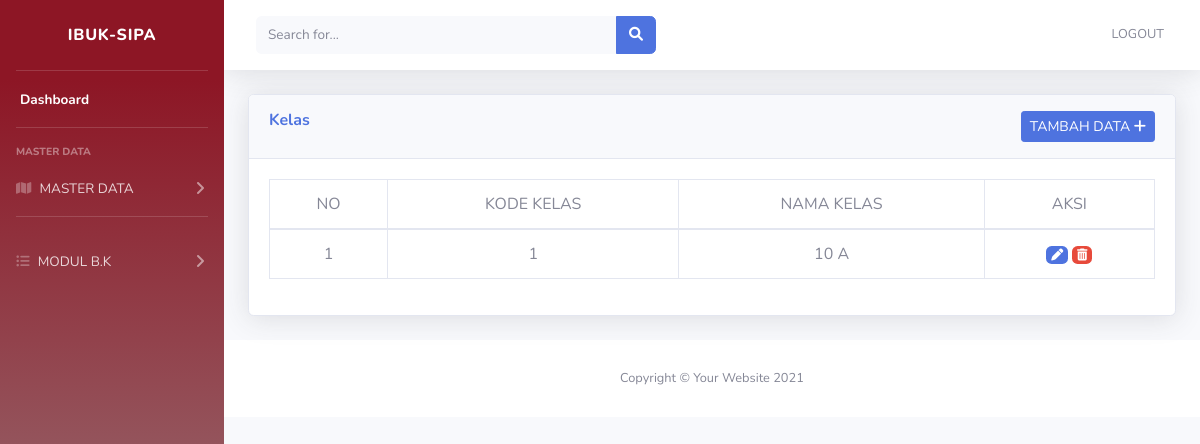
Page /index.php/kelas on the earlier database version.
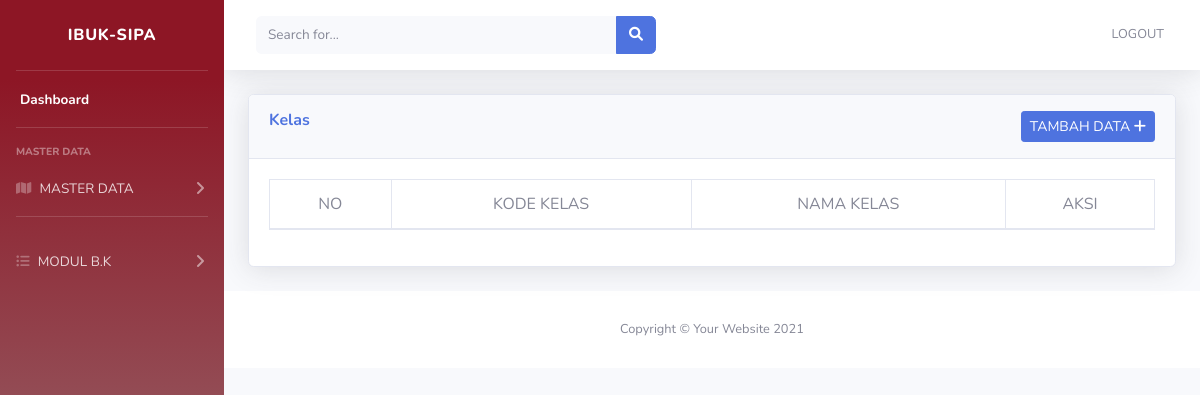
Same page on the later database version.
### tables this page shows
CREATE TABLE IF NOT EXISTS `tbl_kelas` (
  `id` int(11) NOT NULL AUTO_INCREMENT,
  `kode_kelas` int(50) NOT NULL,
  `nm_kelas` varchar(100) NOT NULL,
  PRIMARY KEY (`id`)
);

### application/controllers/kelas.php (called while the page is built, shortened)
<?php
class Kelas extends CI_Controller {
  public function index()
  {
    $data['tbl_kelas'] = $this->Modelkelas->SemuaData();
    $this->load->view('tamplate/header');
    $this->load->view('tamplate/sidebar');
    $this->load->view('tamplate/topbar');
    $this->load->view('kelas', $data);
    $this->load->view('tamplate/footer');
  }
}
?>

### index.php (called while the page is built, shortened)
<?php
require_once BASEPATH.'core/CodeIgniter.php';

### application/models/Modelkelas.php (called while the page is built, shortened)
<?php
class Modelkelas extends CI_Model
{
	public function SemuaData()
	{
		return $this->db->get('tbl_kelas')->result_array();
	}
}

### application/views/kelas.php (the view)
                <div class="container-fluid">
                    <div class="card shadow mb-4">
                        <div class="card-header py-3">
                            <h6 class="m-0 font-weight-bold text-primary">Kelas
                            <a href="<?php echo base_url('kelas/tambah_data'); ?>"
                            class="btn btn-primary btn-sm float-right">TAMBAH DATA <i class="fa fa-plus"></i></a>
                        </div>
                        <div class="card-body">
                        <div class="table-responsive">
                        <table class="table table-bordered text-center" id="dataTable" width="100%" cellspacing="0">
    <thead>
      <tr>
      <td>NO</td>
      <td>KODE KELAS</td>
      <td>NAMA KELAS</td>
      <td>AKSI</td>
      </tr>
      </thead>
  <tbody>
    <?php
    $no=1;
    foreach ($tbl_kelas as $kelas) : ?>
    <tr>
      <td><?php echo $no++; ?></td>
      <td><?php echo $kelas['kode_kelas']; ?></td>
      <td><?php echo $kelas['nm_kelas']; ?></td>
    <td>
      <a href="<?php echo base_url() ?>kelas/edit_data/<?php echo $kelas['id']; ?>" class="badge badge-primary"><i class="fa-solid fa-pen"></i></a>
      <a href="<?php echo base_url() ?>kelas/hapus_data/<?php echo $kelas['id']; ?>" class="badge badge-danger"><i class="fa-solid fa-trash-can"></i></a></td>
    </tr>
    <?php endforeach ?>
</tbody>
</table>
</div>
</div>
</div>
</div>

Differences in the rows shown:
removed tbl_kelas: kode_kelas "1", nm_kelas "10 A"
